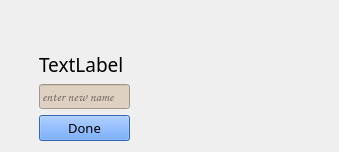
          <widget class="QWidget" name="change_settings">
           <layout class="QGridLayout" name="gridLayout_6">
            <item row="0" column="0">
             <layout class="QVBoxLayout" name="verticalLayout_10">
              <item>
               <spacer name="verticalSpacer_13">
                <property name="orientation">
                 <enum>Qt::Vertical</enum>
                </property>
                <property name="sizeHint" stdset="0">
                 <size>
                  <width>20</width>
                  <height>40</height>
                 </size>
                </property>
               </spacer>
              </item>
              <item>
               <layout class="QHBoxLayout" name="horizontalLayout_6">
                <item>
                 <spacer name="horizontalSpacer_56">
                  <property name="orientation">
                   <enum>Qt::Horizontal</enum>
                  </property>
                  <property name="sizeType">
                   <enum>QSizePolicy::Fixed</enum>
                  </property>
                  <property name="sizeHint" stdset="0">
                   <size>
                    <width>28</width>
                    <height>88</height>
                   </size>
                  </property>
                 </spacer>
                </item>
                <item>
                 <layout class="QVBoxLayout" name="verticalLayout_9">
                  <item>
                   <widget class="QLabel" name="label_3">
                    <property name="sizePolicy">
                     <sizepolicy hsizetype="Fixed" vsizetype="Fixed">
                      <horstretch>0</horstretch>
                      <verstretch>0</verstretch>
                     </sizepolicy>
                    </property>
                    <property name="font">
                     <font>
                      <family>Bahnschrift SemiCondensed</family>
                      <pointsize>14</pointsize>
                     </font>
                    </property>
                    <property name="text">
                     <string>TextLabel</string>
                    </property>
                   </widget>
                  </item>
                  <item>
                   <widget class="QLineEdit" name="le_new_name">
                    <property name="sizePolicy">
                     <sizepolicy hsizetype="MinimumExpanding" vsizetype="Fixed">
                      <horstretch>0</horstretch>
                      <verstretch>0</verstretch>
                     </sizepolicy>
                    </property>
                    <property name="font">
                     <font>
                      <family>Comic Sans MS</family>
                      <pointsize>10</pointsize>
                     </font>
                    </property>
                    <property name="styleSheet">
                     <string notr="true">background-color: rgb(222, 209, 193);</string>
                    </property>
                    <property name="placeholderText">
                     <string>enter new name</string>
                    </property>
                   </widget>
                  </item>
                  <item>
                   <widget class="QPushButton" name="btn_done_as">
                    <property name="sizePolicy">
                     <sizepolicy hsizetype="MinimumExpanding" vsizetype="Fixed">
                      <horstretch>0</horstretch>
                      <verstretch>0</verstretch>
                     </sizepolicy>
                    </property>
                    <property name="font">
                     <font>
                      <family>Bahnschrift SemiCondensed</family>
                      <pointsize>10</pointsize>
                      <weight>50</weight>
                      <bold>false</bold>
                     </font>
                    </property>
                    <property name="contextMenuPolicy">
                     <enum>Qt::DefaultContextMenu</enum>
                    </property>
                    <property name="styleSheet">
                     <string notr="true">background-color: rgb(69, 142, 255);</string>
                    </property>
                    <property name="text">
                     <string>Done</string>
                    </property>
                    <property name="autoRepeat">
                     <bool>false</bool>
                    </property>
                    <property name="flat">
                     <bool>false</bool>
                    </property>
                   </widget>
                  </item>
                 </layout>
                </item>
                <item>
                 <spacer name="horizontalSpacer_55">
                  <property name="orientation">
                   <enum>Qt::Horizontal</enum>
                  </property>
                  <property name="sizeType">
                   <enum>QSizePolicy::Expanding</enum>
                  </property>
                  <property name="sizeHint" stdset="0">
                   <size>
                    <width>198</width>
                    <height>88</height>
                   </size>
                  </property>
                 </spacer>
                </item>
               </layout>
              </item>
             </layout>
            </item>
           </layout>
          </widget>
